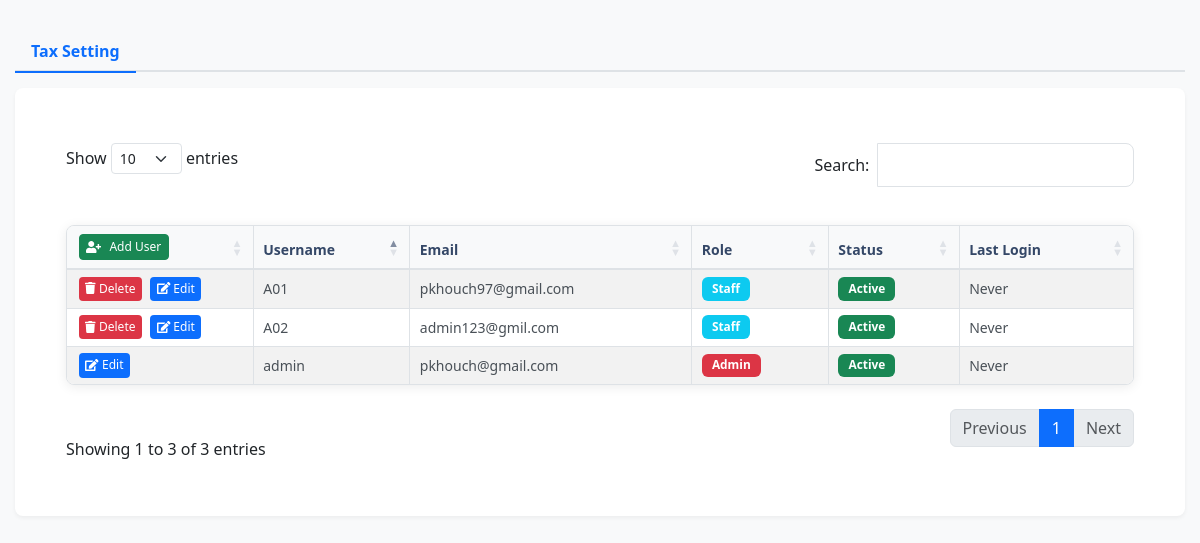
/view/User/index.php, run on the app's committed database.
### tables this page shows
CREATE TABLE `hrusers` (
  `UserID` int(11) NOT NULL,
  `Username` varchar(50) NOT NULL,
  `Password` varchar(255) NOT NULL,
  `Email` varchar(100) NOT NULL,
  `Role` enum('admin','manager','staff') NOT NULL DEFAULT 'staff',
  `Status` enum('active','inactive') NOT NULL DEFAULT 'active',
  `LastLogin` datetime DEFAULT NULL,
  `CreatedAt` datetime NOT NULL DEFAULT current_timestamp(),
  `UpdatedAt` datetime NOT NULL DEFAULT current_timestamp() ON UPDATE current_timestamp()
);

### view/User/UserSetting.php (the view, shortened to what this page needs)
<?php
include("../../Config/conect.php");
?>
<table id="UserTable" class="table table-striped" style="width:100%">
    <thead>
        <tr>
            <th style="width: 150px"><button class="btn btn-success" data-bs-toggle="modal" data-bs-target="#addUserModal"><i class="fas fa-user-plus me-2"></i>Add User</button></th>
            <th>Username</th>
            <th>Email</th>
            <th>Role</th>
            <th>Status</th>
            <th>Last Login</th>
        </tr>
    </thead>
    <tbody id="data">
        <?php
        $sql = "SELECT * FROM hrusers ORDER BY CreatedAt DESC";
        $result = $con->query($sql);
        if ($result->num_rows > 0) {
            while ($row = $result->fetch_assoc()) {
        ?>
                <tr data-id="<?php echo $row['UserID']; ?>">
                    <td>
                        <?php
                        if ($row['Username'] != "admin") {
                        ?>
                        <button class="btn btn-danger btn-sm delete-user-btn" data-id="<?php echo $row['UserID']; ?>">
                                <i class="fas fa-trash"></i> Delete
                            </button>
                        <?php
                        }
                        ?>
                        <?php if (!isset($_SESSION['UserID']) || $row['UserID'] != $_SESSION['UserID']) { ?>
                             <button class="btn btn-primary btn-sm edit-user-btn"
                                data-id="<?php echo $row['UserID']; ?>"
                                data-username="<?php echo $row['Username']; ?>"
                                data-email="<?php echo $row['Email']; ?>"
                                data-role="<?php echo $row['Role']; ?>"
                                data-status="<?php echo $row['Status']; ?>">
                                <i class="fas fa-edit"></i> Edit
                            </button>
                        <?php } ?>
                    </td>
                    <td><?php echo htmlspecialchars($row['Username']); ?></td>
                    <td><?php echo htmlspecialchars($row['Email']); ?></td>
                    <td><span class="badge bg-<?php echo $row['Role'] === 'admin' ? 'danger' : ($row['Role'] === 'manager' ? 'warning' : 'info'); ?>"><?php echo ucfirst($row['Role']); ?></span></td>
                    <td><span class="badge bg-<?php echo $row['Status'] === 'active' ? 'success' : 'secondary'; ?>"><?php echo ucfirst($row['Status']); ?></span></td>
                    <td><?php echo !empty($row['LastLogin']) ? date('Y-m-d H:i', strtotime($row['LastLogin'])) : 'Never'; ?></td>
                </tr>
        <?php
            }
        }
        ?>
    </tbody>
</table>
<link href="https://cdn.datatables.net/1.13.7/css/dataTables.bootstrap5.min.css" rel="stylesheet">
<link href="https://cdn.datatables.net/responsive/2.5.0/css/responsive.bootstrap5.min.css" rel="stylesheet">
<link href="https://cdnjs.cloudflare.com/ajax/libs/font-awesome/5.15.4/css/all.min.css" rel="stylesheet">

### Style/style.css (style rules this page uses)
body { background-color: #f8f9fa; font-family: 'Segoe UI', sans-serif; }
.tab-pane table { width: 100%; border-collapse: separate; border-spacing: 0; background: #fff; border-radius: 8px; overflow: hidden; box-shadow: 0 2px 12px rgba(0, 0, 0, 0.08); margin: 1rem 0; border: 1px solid #dee2e6; font-size: 0.875rem; }
.tab-pane table th { background: #f8f9fa; color: #344767; font-weight: 600; padding: 0.5rem 0.6rem; text-align: left; border-bottom: 2px solid #dee2e6; border-right: 1px solid #dee2e6; white-space: nowrap; }
.tab-pane table th:last-child { border-right: none; }
.tab-pane table td { padding: 0.4rem 0.6rem; border-bottom: 1px solid #dee2e6; border-right: 1px solid #dee2e6; color: #495057; vertical-align: middle; }
.tab-pane table td:last-child { border-right: none; }
.tab-pane table tr:last-child td { border-bottom: none; }
.tab-pane table th:nth-child(1), .tab-pane table td:nth-child(1) { width: 120px; min-width: 120px; }
.tab-pane table th:nth-child(2), .tab-pane table td:nth-child(2) { width: 120px; min-width: 120px; }
.tab-pane table th:nth-child(3), .tab-pane table td:nth-child(3) { width: auto; }
.tab-pane table th:nth-child(4), .tab-pane table td:nth-child(4) { width: 100px; min-width: 100px; }
.tab-pane table .btn { padding: 0.2rem 0.4rem; margin: 0 0.15rem; border-radius: 4px; font-weight: 500; font-size: 0.75rem; }
.tab-pane table .btn-primary { background-color: #0d6efd; border: none; transition: all 0.2s ease; }
.tab-pane table .btn-danger { background-color: #dc3545; border: none; transition: all 0.2s ease; }
.tab-pane table td:nth-child(3) { font-weight: 500; }

### view/User/UserSetting.php (style rules this page uses)
.table { vertical-align: middle; }
.table th { background-color: #f8f9fa; font-weight: 600; }
.badge { font-size: 0.85em; padding: 0.5em 0.85em; text-transform: capitalize; }
.btn-sm { padding: 0.25rem 0.5rem; font-size: 0.75rem; margin-right: 0.25rem; }
.btn { padding: 0.6rem 1.5rem; border-radius: 8px; transition: all 0.3s ease; }
.btn-primary { background-color: #0d6efd; border: none; }

### data on the page
hrusers: Username "A02", Email "admin123@gmil.com", Role "Staff", Status "Active", shows "Never"
hrusers: Username "admin", Email "pkhouch@gmail.com", Role "Admin", Status "Active", shows "Never"
hrusers: Username "A01", Email "pkhouch97@gmail.com", Role "Staff", Status "Active", shows "Never"
